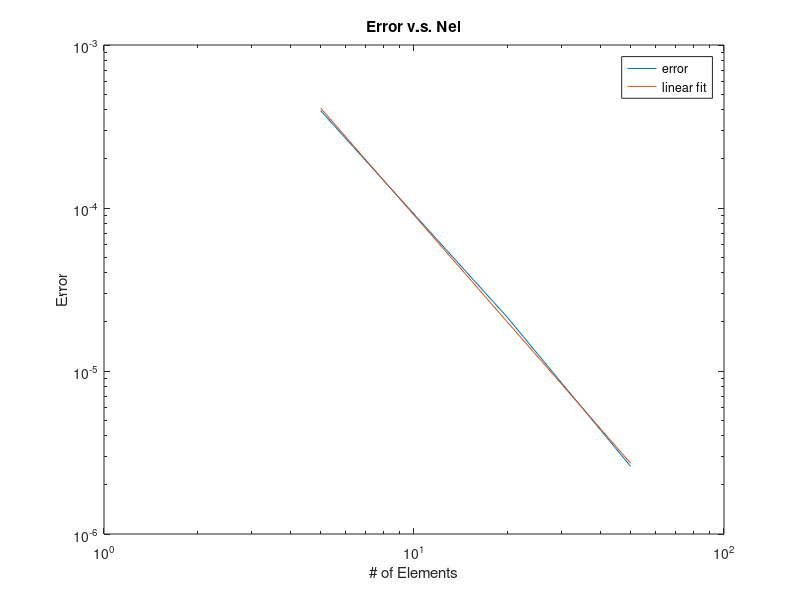

Recreate this plot in MATLAB.
load fd.mat;

err = [];

N = 5;
step = 100 / N;
x = (1:N) / N;
idx = 1 : step : 101;
c_bar = c100(idx);
err = [err norm(c5 - c_bar, 1) / 6];

N = 10;
step = 100 / N;
x = (1:N) / N;
idx = 1 : step : 101;
c_bar = c100(idx);
err = [err norm(c10 - c_bar, 1) / 11];

N = 20;
step = 100 / N;
x = (1:N) / N;
idx = 1 : step : 101;
c_bar = c100(idx);
err = [err norm(c20 - c_bar, 1) / 21];

N = 50;
step = 100 / N;
x = (1:N) / N;
idx = 1 : step : 101;
c_bar = c100(idx);
err = [err norm(c50 - c_bar, 1) / 51];

n = [5, 10, 20, 50];
loglog(n, err); hold on;

P = polyfit(log(n), log(err), 1);
fit_err = P(1) * log(n) + P(2);
loglog(n, exp(fit_err)); hold off;

title('Error v.s. Nel')
xlabel('# of Elements')
ylabel('Error')
legend('error', 'linear fit')
